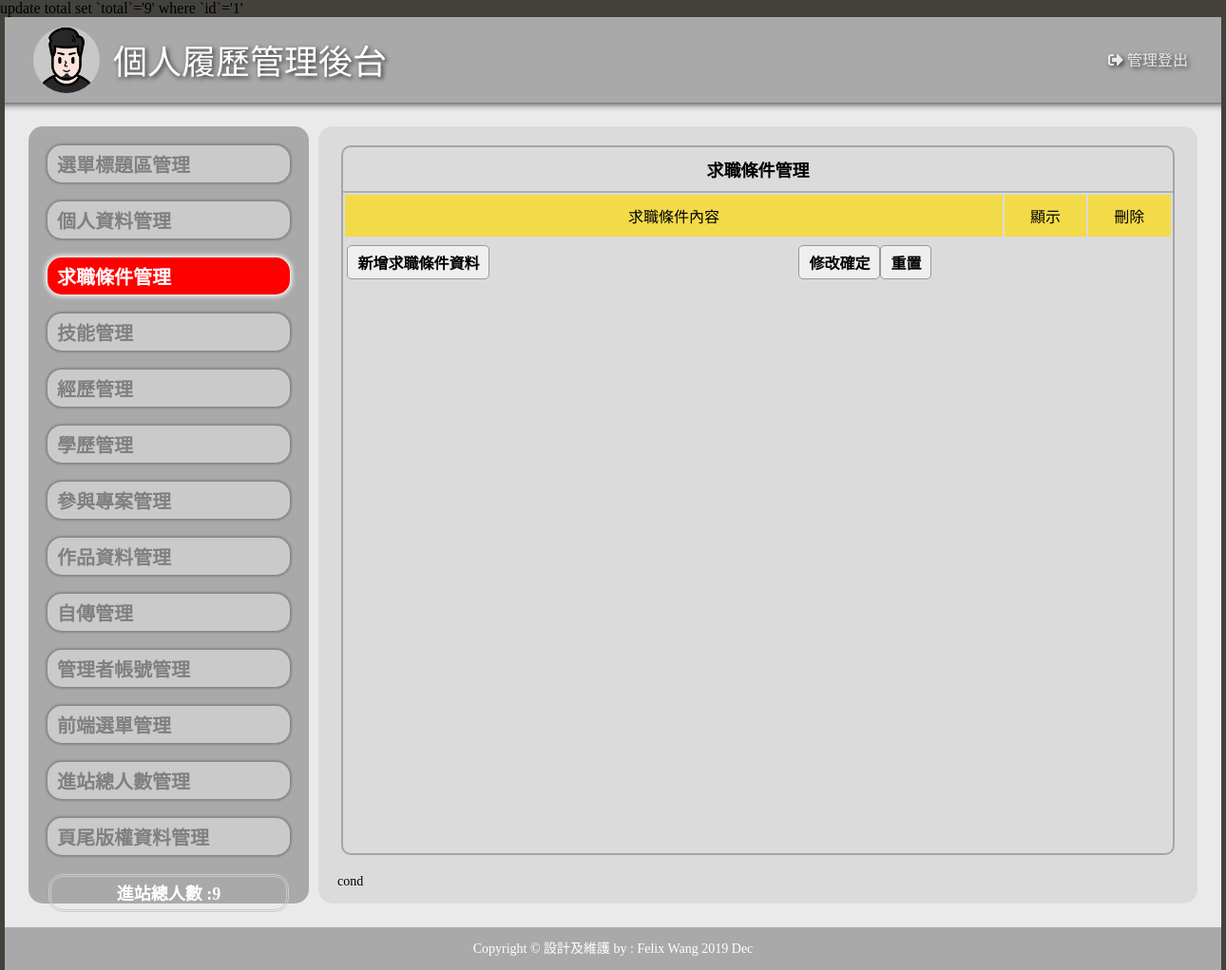
Before: /admin.php?do=cond with the older database file.
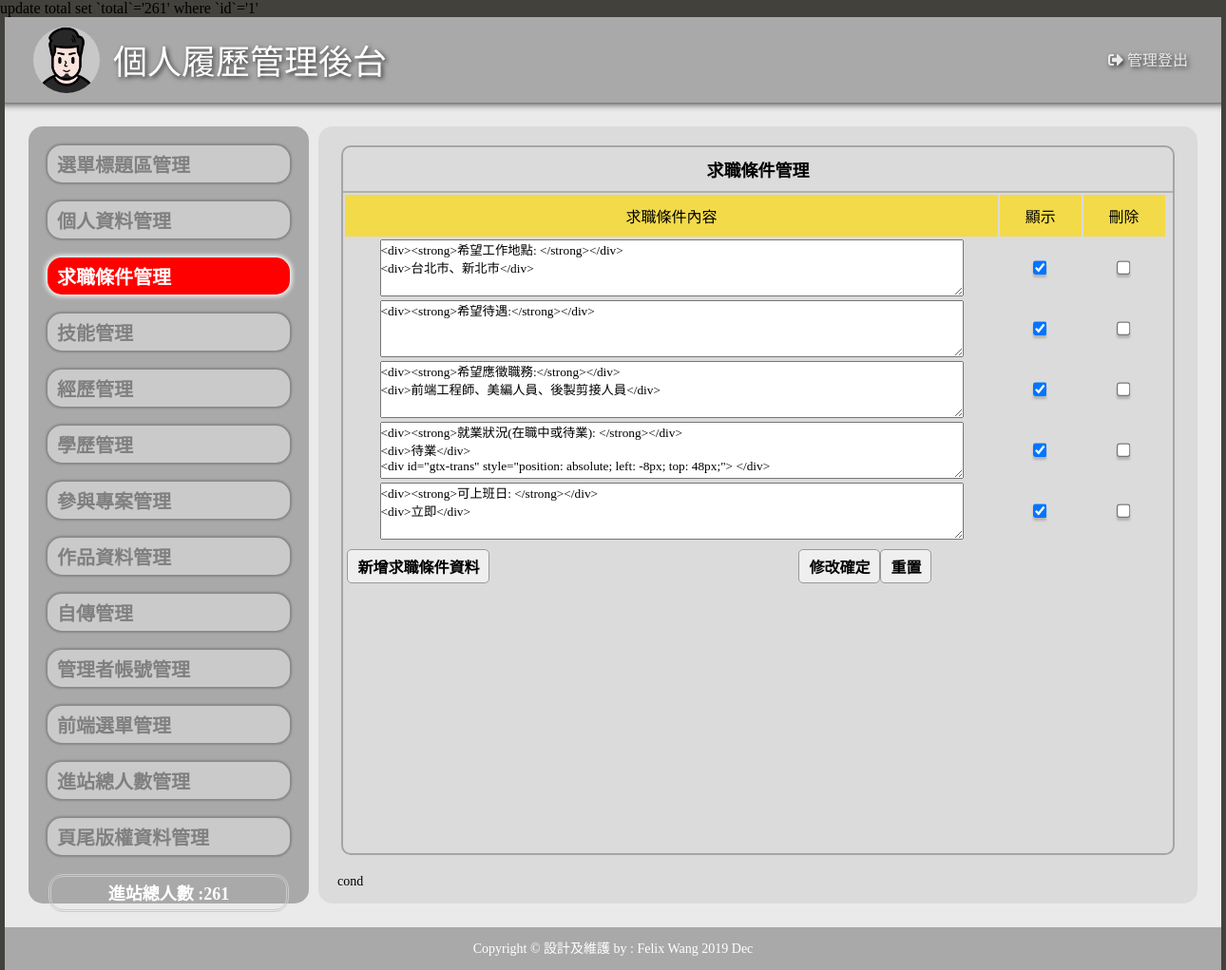
After: the same page with the newer database file.
### tables this page shows
CREATE TABLE `bottom` (
  `id` int(5) UNSIGNED NOT NULL,
  `bottom` text NOT NULL
);

CREATE TABLE `cond` (
  `id` int(5) UNSIGNED NOT NULL,
  `file` text NOT NULL,
  `text` text NOT NULL,
  `sh` int(1) NOT NULL DEFAULT 1
);

### base.php (called while the page is built, shortened)
<?php
$dsn="mysql:host=localhost;charset=utf8;dbname=resume";
$pdo=new PDO($dsn,"root","");
function find($table,...$arg){
  global $pdo;
  $sql="select * from $table where ";
  if(is_array($arg[0])){
    foreach($arg[0] as $key => $value){
      $tmp[]=sprintf("`%s`='%s'",$key,$value);
    }
    $sql=$sql . implode(" && ",$tmp);
  }else{
    $sql=$sql . " `id`='".$arg[0]."'";
  }
  return $pdo->query($sql)->fetch(PDO::FETCH_ASSOC);
}
function all($table,...$arg){
  global $pdo;
  $sql="select * from $table";
  return $pdo->query($sql)->fetchAll();
}
?>

### admin/cond.php (the view, shortened to what this page needs)
<?php
include_once "./base.php";
 $useTable="cond";
?>
<head>
</head>
<div class="frame">
  <p class="t cent botli">求職條件管理</p>
  <form method="post" action="./api/edit.php">
    <table width="100%">
      <tbody>
        <tr class="yel">
          <td width="80%">求職條件內容</td>
          <td width="10%">顯示</td>
          <td width="10%">刪除</td>
        </tr>
        <?php
        $rows=all($useTable);
        foreach($rows as $r){
        ?>
        <tr class="cent">
          <td>
            <textarea name="text[]" style="width:90%;height:60px"><?=$r['text'];?></textarea>
          </td>
          <td>
            <input type="checkbox" name="sh[]" value="<?=$r['id'];?>" <?=($r['sh']==1)?"checked":"";?>>
          </td>
          <td>
            <input type="checkbox" name="del[]" value="<?=$r['id'];?>">
          </td>
          <td>
          </td>
        </tr>
        <?php
        }
        ?>
      </tbody>
    </table>
    <table style="margin-top:0px; width:73%; margin-left:0px">
      <tbody>
      <tr class="just3">
          <td >
            <input type="button"
                   onclick="op('#cover','#cvr','./view/<?=$useTable;?>.php?table=<?=$useTable;?>')"
                   value="新增求職條件資料">
          </td>
          <td class="cent"><input type="submit" value="修改確定"><input type="reset" value="重置"></td>
        </tr>
      </tbody>
    </table>
  </form>
</div>

### admin.php (shortened to what this page needs)
<?php
include_once "base.php";
?>
<!DOCTYPE html>
<html lang="en">
<head>
  <link rel="stylesheet" href="assets/css/all.min.css" />
  <link rel="stylesheet" href="./css/style.css" type="text/css">
  <link rel="stylesheet" href="./css/css.css" type="text/css">
</head>
<body>
  <div id="main">
    <div class="top">
      <div class="head" style="text-align:center;width:70px;display:inline-block">
        <a href="index.php"><img src="./img/head.jpg" alt="個人履歷資料網" title="個人履歷資料網"
            style="width:70px;height:70px"></a>
      </div>
      <div style="display:inline-block;text-align: left">
        <svg width="835" height="90">
          <text text-anchor='left' x="0" y="60"
            style="fill:#ffffff; font-size: 36px;text-shadow: 2px 2px 5px #333">個人履歷管理後台</text>
        </svg>
      </div>
      <div class="exit" onclick="location.replace('./api/logout.php')"><i class="fas fa-sign-out-alt"></i> 管理登出</div>
    </div>
    <div class="container">
      <div class="flex">
        <div class="menu">
          <div>
          <a href="?do=title"  id="title">選單標題區管理</a>
          <a href="?do=info" id="info">個人資料管理</a>
          <a href="?do=cond" id="cond">求職條件管理</a>
          <a href="?do=skill" id="skill">技能管理</a>
          <a href="?do=history" id="history">經歷管理</a>
          <a href="?do=school" id="school">學歷管理</a>
          <a href="?do=project" id="project">參與專案管理</a>
          <a href="?do=gallery" id="gallery">作品資料管理</a>
          <a href="?do=doc" id="doc">自傳管理</a>
          <a href="?do=admin" id="admin">管理者帳號管理</a>
          <a href="?do=menu" id="menu">前端選單管理</a>
          <a href="?do=total" id="total">進站總人數管理</a>
          <a href="?do=bottom" id="bottom">頁尾版權資料管理</a>
          </div>
          <div class="dbor" >
            <span class="t">進站總人數 :<?=$_SESSION['total'];?></span>
          </div>
        </div>
        <div class="content">
        <?php
              $do=(!empty($_GET['do']))?$_GET['do']:"title";
              $path="./admin/" . $do . ".php";
              if(file_exists($path)){
                include $path;
              }else{
                include "./admin/title.php";
              }
              echo $do
        ?>
        </div>
      </div>
    </div>
    <div class="footer">
    <?php include "footer.php";?>
    </div>
  </div>
</body>
</html>

### footer.php
<div >
    <span ><?=find("bottom",1)['bottom'];?></span>
</div>

### css/style.css (style rules this page uses)
* { margin:0; padding:0; box-sizing: border-box; font-family: "Microsoft Jhenghei"; }
body { background: #42413c; z-index: -1; }
#main { width:1280px; height:900px; margin:auto; background: #ffffff; }
.head { width: 70px; height: 70px; margin: 10px 10px 10px 30px; border-radius: 50%; overflow: hidden; }
.top { width:100%; height:90px; background: #a9a9a9; z-index: 8088; }
.container { width: 1280px; display: block; position: relative; }
.flex { display: flex; align-items: stretch; height: 868px; margin: 0px; padding: 25px; background-color: #eaeaea; flex-direction: row; box-shadow:inset 0px 15px 10px -15px #000; }
.menu { flex: 1; font-size:14px; margin-right: 10px; background-color: #a9a9a9; border-radius: 15px; }
.menu a { display: block; margin: 20px 20px; padding: 5px 10px; font-size: 20px; color: #595959; text-decoration: none; font-weight: bold; background: rgb(202, 202, 202); border-radius: 15px; box-shadow: 0px 0px 2px 2px rgba(0,0,0,0.2); text-align: left !important; }
.menu a:link { color: gray; }
.menushow { display: block; margin: 20px 0; padding: 5px 10px; font-size: 20px; color: white !important; text-decoration: none; background: rgb(255, 0, 0) !important; box-shadow: 0px 0px 5px 2px rgb(255, 255, 255) !important; }
.content { padding:20px; font-size:14px; overflow:auto; flex-grow: 3; flex-shrink: 1; flex-basis: 0%; background-color: #dbdbdb; border-radius: 15px; overflow:hidden; }
.footer { width:100%; height:45px; text-align: center; color:white; font-size: 14px; background: #a9a9a9; padding-top:8px; line-height: 30px; }
.frame { width:99%; height:96%; margin:auto; margin-bottom: 20px; overflow:auto; border:rgb(165, 165, 165) 2px solid; border-radius: 10px; position:relative; }
.exit { margin: 0 auto; padding-top:32px; padding-right:35px; display: block; float: right; width: 150px; height: 90px; text-align: right; color: rgb(234, 234, 234); text-shadow: 2px 2px 5px #333; cursor: pointer; transition: all 0.1s; }
input[type=checkbox],input[type=radio] { outline: none; filter: drop-shadow(0px 3px 1px rgb(178, 178, 178)); zoom: 1.2; cursor: pointer; }
table tr { padding-top:0px; }
table td { margin-top:0px; padding:0px 2px; }
.just input, textarea { width:250px; }
.just2 input[type="text"],input[type="date"], textarea { width:250px; }
.just3 { margin:auto; vertical-align: middle; font-size: 18px; font-weight: 600; color: #69675c; }
.just3 td:nth-child(odd) { width:25% ; text-align: justify; text-justify:distribute-all-lines; text-align-last:justify; }
.just3 td:nth-child(even) { width:75% ; }

### css/css.css (style rules this page uses)
body { padding:0px; margin:0px; }
.dbor { border:rgb(203, 203, 203) double 3px; margin:auto; width:86%; height:40px; line-height:12px; padding:2px; color: white; border-radius:15px; text-align:left !important; }
.t { font-weight:800; display:block; font-size: 18px; text-align:center; padding:10px 1px 10px 1px; }
.botli { border-bottom:rgba(165, 165, 165,0.8) 2px solid; }
.cent { text-align:center; }
input { border:#999 1px solid; border-radius:5px; background:#EFEFEF; padding:5px 10px; font-weight: 600; font-size: 16px; margin:5px 0; cursor: pointer; outline: none; }
textarea { margin:1px; }
.yel td { background:#F3DA49; text-align:center; height: 20px; padding: 10px; }

Changed rows visible on the page:
added cond: text "<div><strong>希望工作地點: </strong></div> <div>台北市、新北市</div>", sh "☑"
added cond: text "<div><strong>希望待遇:</strong></div>", sh "☑"
added cond: text "<div><strong>希望應徵職務:</strong></div> <div>前端工程師、美編人員、後製剪接人員</div>", sh "☑"
added cond: text "<div><strong>就業狀況(在職中或待業): </strong></div> <div>待業</div> <div id=\"gtx-trans\" style=\"position: absolute; left: -8px; top: 48px;\"> </div>", sh "☑"
added cond: text "<div><strong>可上班日: </strong></div> <div>立即</div>", sh "☑"
Other visible differences:
text written by a page script: "update total set `total`='9' where `id`='1'" → "update total set `total`='261' where `id`='1'"
$_SESSION['total']: "9" → "261"
